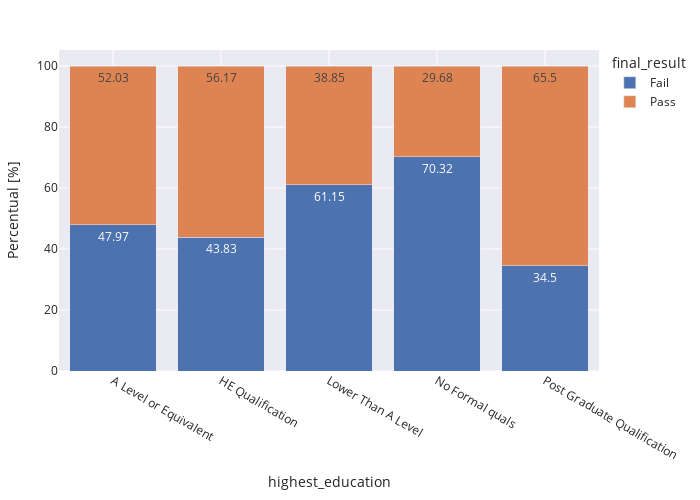

Notebook cell for this chart:
### Code cell
count_plot(90,0,student_info,"highest_education")
stacked_plot(student_info, 'highest_education', 'final_result', 'id_student')

### Figure 1 — Plotly figure (JSON) as saved in the notebook; plotly's stock layout.template omitted (floating-point values rounded to 4 significant figures)
{"data": [{"alignmentgroup": "True", "hovertemplate": "final_result=Fail<br>highest_education=%{x}<br>Percentual=%{text}<extra></extra>", "legendgroup": "Fail", "marker": {"color": "rgb(76,114,176)", "pattern": {"shape": ""}}, "name": "Fail", "offsetgroup": "Fail", "orientation": "v", "showlegend": true, "text": [47.97, 43.83, 61.15, 70.32, 34.5], "textposition": "auto", "type": "bar", "x": ["A Level or Equivalent", "HE Qualification", "Lower Than A Level", "No Formal quals", "Post Graduate Qualification"], "xaxis": "x", "y": [47.97, 43.83, 61.15, 70.32, 34.5], "yaxis": "y"}, {"alignmentgroup": "True", "hovertemplate": "final_result=Pass<br>highest_education=%{x}<br>Percentual=%{text}<extra></extra>", "legendgroup": "Pass", "marker": {"color": "rgb(221,132,82)", "pattern": {"shape": ""}}, "name": "Pass", "offsetgroup": "Pass", "orientation": "v", "showlegend": true, "text": [52.03, 56.17, 38.85, 29.68, 65.5], "textposition": "auto", "type": "bar", "x": ["A Level or Equivalent", "HE Qualification", "Lower Than A Level", "No Formal quals", "Post Graduate Qualification"], "xaxis": "x", "y": [52.03, 56.17, 38.85, 29.68, 65.5], "yaxis": "y"}], "layout": {"barmode": "stack", "height": 500, "legend": {"title": {"text": "final_result"}, "tracegroupgap": 0}, "margin": {"b": 20, "l": 20, "r": 50, "t": 50}, "uniformtext": {"minsize": 9, "mode": "hide"}, "width": 700, "xaxis": {"anchor": "y", "domain": [0, 1], "title": {"text": "highest_education"}}, "yaxis": {"anchor": "x", "domain": [0, 1], "title": {"text": "Percentual [%]"}}}}
